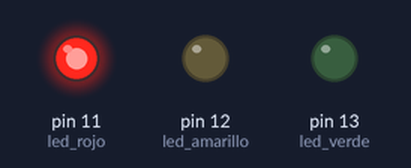
Recording of a sketch running on a simulated Arduino Uno, built with avr-gcc and run on an emulated ATmega328P. Shown: output pins drawn as LEDs (lit = HIGH).

Above: at 1.5 s.
At 3.5 s:
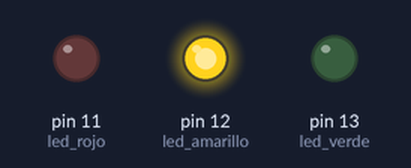
At 6.5 s:
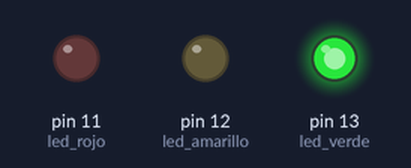
Timing chart, 0 to 11.7 s (numbered marks = the images above):
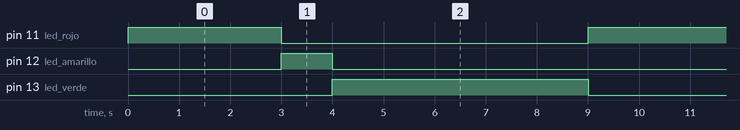

Measured:
- by itself, pin 11 (led_rojo): alternates HIGH for 3.0 s and LOW for 6.0 s
- by itself, pin 12 (led_amarillo): alternates HIGH for 1.0 s and LOW for 8.0 s
- by itself, pin 13 (led_verde): alternates HIGH for 5.0 s and LOW for 4.0 s

The sketch:

Semaforo.ino
```cpp
//Introducción a Arduino
int led_rojo = 11;
int led_verde = 13;
int led_amarillo = 12;
int tiempo_rojo = 0;
int tiempo_verde = 0;
int tiempo_amarillo = 0;

void setup()
{
  pinMode(led_rojo, OUTPUT);
  pinMode(led_verde, OUTPUT);
  pinMode(led_amarillo, OUTPUT);
  tiempo_rojo=3000;
  tiempo_verde=5000;
  tiempo_amarillo=1000;
}

void loop()
{
  digitalWrite(led_rojo, HIGH);
  delay(tiempo_rojo);
  digitalWrite(led_rojo, LOW);
  digitalWrite(led_amarillo, HIGH);
  delay(tiempo_amarillo);
  digitalWrite(led_amarillo, LOW);
  digitalWrite(led_verde, HIGH);
  delay(tiempo_verde);
  digitalWrite(led_verde, LOW);
}

/*Tarea 1.
El cruce de una calle, cuenta con un semáforo que opera bajo
las siguientes condiciones:
a) La luz roja permanece activa durante 3 segundos.
b) La luz amarilla se activa solo por 1 segundo.
c) La luz verde permanece activa durante 5 segundos.
*/
```
